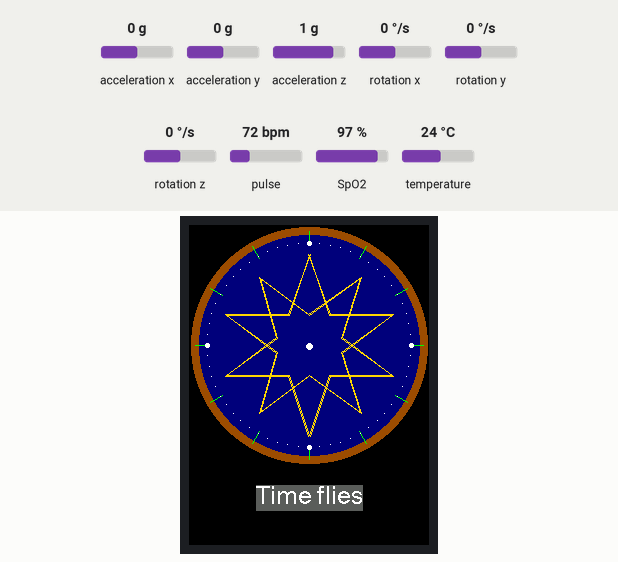
A sketch run on a simulated ESP8266 (NodeMCU). Parts: 240×320 colour display. Inputs (shaded band) come from the test bench; at power-on: acceleration x 0 g, acceleration y 0 g, acceleration z 1 g, rotation x 0 °/s, rotation y 0 °/s, rotation z 0 °/s, pulse 72 bpm, SpO2 97 %, temperature 24 °C. WiFi joins after 1.5 s; servers stay silent unless stated; network time is answered at once with the bench clock; the local clock reads 2024-03-15 10:24:30 at power-on unless the sketch sets it; no MQTT or app messages arrive unless stated; what the sketch prints to the serial monitor is not drawn.

Above: at 0.5 s.
At 5.5 s:
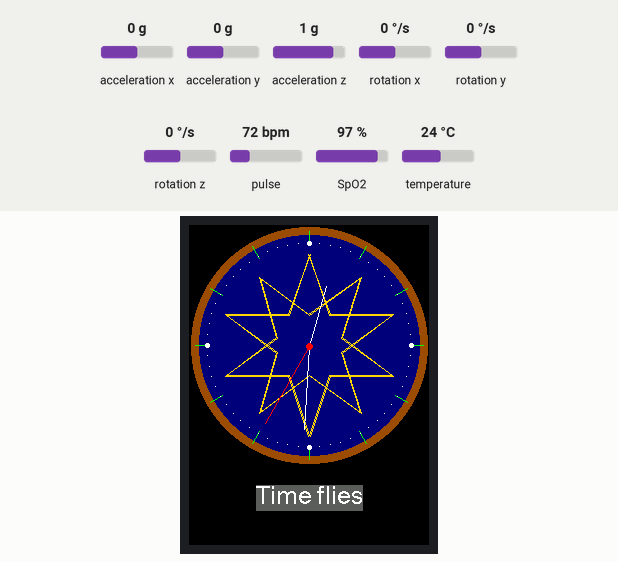
At 10.5 s:
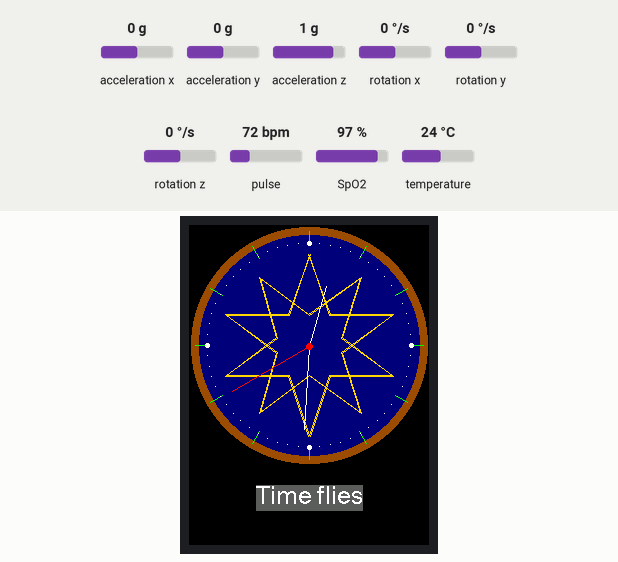
At 17.5 s:
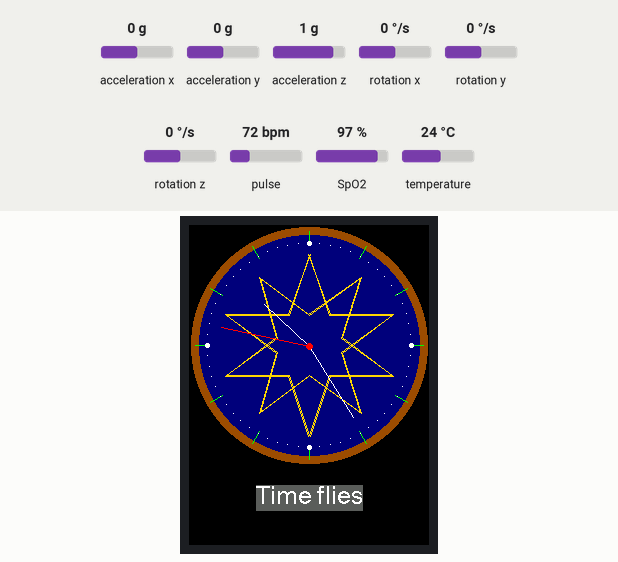
At 24.5 s:
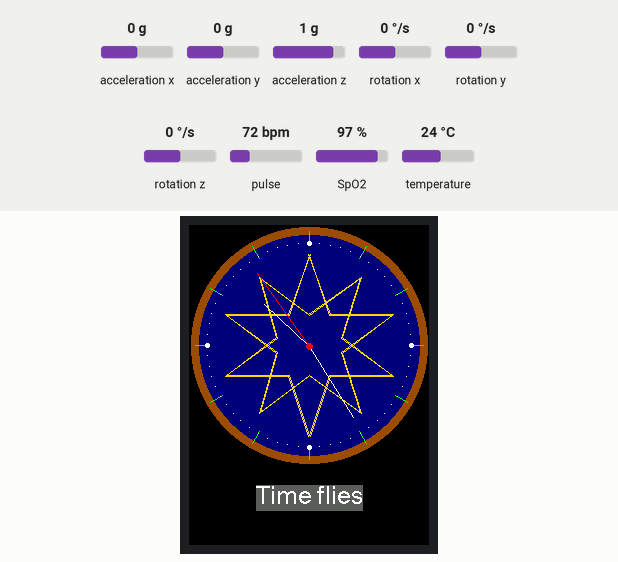
At 38.5 s:
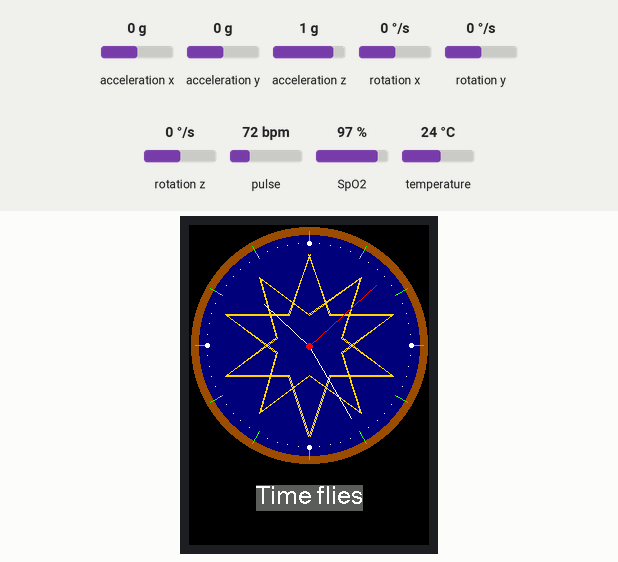

Measured:
- what the display in image 0 shows lasts 1.0 s, from 0.4 s to 1.4 s

The sketch:

smart_wristband_mbed.ino
```cpp
#include <NTPClient.h>
#include <WiFiUdp.h>
#include "src/tft.h"
#include "src/mqtt.h"
#include "src/mpu6050_data.h"
#include "MAX30100_PulseOximeter.h"
#define _1_sec_in_ms  1000
#define _200_ms       200
#define _1_hour_in_ms 360000
#define _10_sec_in_ms 10000

extern uint8_t ss;
extern uint8_t mm;
extern uint8_t hh;
extern bool initial;

typedef struct
{
  uint32_t _200_ms_timer;
  uint32_t _1_sec_timer;
  uint64_t _10_sec_timer;
  uint64_t _1_hour_timer;
}task_timer_t;

task_timer_t task_timer;
WiFiClient espClient;
PubSubClient client(espClient);
WiFiUDP ntpUDP;                                                       //UDP nesnesi oluşturulur.
NTPClient timeClient(ntpUDP, "tr.pool.ntp.org");                     //NTP'yi kullanacak UDP nesnesi seçilir.
Adafruit_MPU6050 mpu;
Mpu6050_Data_T mpu6050_data;
sensors_event_t a, g, temp;
PulseOximeter pox;
float BPM, SpO2;

MQTT_Send_Data_T mqtt_tx_package;
void setup(void)
{
  Serial.begin(115200);
  mpu_setup(&mpu);
  mpu6050_data.sample_size = FILTER_SAMPLE_SIZE;
  WiFi.begin("Ahmet", "11111111");
  client.setServer("broker.mqttdashboard.com", 1883);
  clock_gui_init();

  if (!pox.begin())                               //Oximetre sensör haberleşmesi başlatılır
  {
       Serial.println("FAILED");
       for(;;);
  }
  else
  {
       Serial.println("SUCCESS");
       pox.setOnBeatDetectedCallback(onBeatDetected);       //Kalp atımı algılandığında çağrılacak fonksiyon seçilir.
  }

  //pox.setIRLedCurrent(MAX30100_LED_CURR_7_6MA);
  // time init

  task_timer._1_sec_timer = millis() + _1_sec_in_ms;
  task_timer._1_hour_timer = millis() + _10_sec_in_ms;
  task_timer._10_sec_timer = millis() + _10_sec_in_ms;
}

void loop()
{
  //
  client.loop();
  //
  pox.update();
  if (task_timer._200_ms_timer < millis())
  {
    //Serial.println("200ms task initated");

    BPM = pox.getHeartRate();
    SpO2 = pox.getSpO2();
    Serial.print("SpO2 : ");
    Serial.println(SpO2);
    Serial.print("Heart Rate : ");
    Serial.println(BPM);
    if(WiFi.status() == WL_CONNECTED && client.connected() == true)
    {
      //pox.shutdown();
      uint8_t arr[4] = {SpO2, BPM, temp.temperature, 0};
      client.publish("s_wristband", (const uint8_t *)arr, 4);
      //pox.begin();
    }
    task_timer._200_ms_timer += _200_ms;
  }


  if (task_timer._1_sec_timer < millis())
  {
    Serial.println("1 sec task initiated");
    Serial.println(WiFi.status());
    start_clock();
    task_timer._1_sec_timer += _1_sec_in_ms;
  }

  if (task_timer._10_sec_timer < millis())
  {
    if(WiFi.status() == WL_CONNECTED && client.connected() == false)
    {
      pox.shutdown();
      client.connect("ESP8266Ahmet");
      Serial.print("mqttye bağlan komutu çalıştırıldı.");
      pox.begin();
    }
    task_timer._10_sec_timer += _10_sec_in_ms;
  }

  if (task_timer._1_hour_timer < millis())
  {
    Serial.println("1 hour task initiated");
    task_timer._1_hour_timer += _1_hour_in_ms;
    if(WiFi.status() == WL_CONNECTED)
    {
      pox.shutdown();
      timeClient.setTimeOffset(10800);                //GMT ayarı yapılır. (Türkiye için GMT+3)
      timeClient.begin();
      timeClient.update();
      String date = timeClient.getFormattedTime();
      Serial.println(date);
      ss = timeClient.getSeconds();
      mm = timeClient.getMinutes();
      hh = timeClient.getHours();
      initial = true;
      pox.begin();
    }
  }
  static uint64_t filter_time_stamp;
  if((millis() - filter_time_stamp) >= MPU6050_FILTER_PERIODE)      // TODO: Bu yapı yerine timer interrupt kullanılabilir.
  {
    static uint16_t sample_ctr {0};
    sample_ctr++;
    //TODO: Filter functions

    mpu.getEvent(&a, &g, &temp);   // Ham mpu6050 verileri I2C üzerinden alınır. Bu veriler m/s2 birimi cinsine dönüştürülür.
    Offset_mpu6050(&a, &g);        // Sensörün üretiminden kaynaklanan eklenmesi gereken offset değerleri alınan verilere eklenir.
    Sum_Raw_Data(&mpu6050_data, a, g);     // m/s2 birimi cinsine dönüştürülmüş ham verileri toplar.
    Pitch_Roll_Calculate(&mpu6050_data, a, g);  // Complimentary filtresi kullanılarak "pitch" ve "roll" hesabı yapılır.
    Calculate_Pitch_Roll_Characteristics(&mpu6050_data);  // Hesaplanan "pitch" ve "roll" açılarının türevler toplamı ve integrali hesaplanır.


    /*Serial.print("Temperature: ");
    Serial.print(temp.temperature);
    Serial.println(" degC");*/

    if(sample_ctr >= mpu6050_data.sample_size)
    {
      Create_MQTT_TX_Package(&mqtt_tx_package, mpu6050_data);   // MQTT üzerinden yollanacak structure doldurulur.
      //Print_Mqtt_TX_Pack(mqtt_tx_package);         // MQTT paketi seri monitor üzerinden gözlemlenebilir.
      //Print_Raw_MQTT_TX_Pack(mqtt_tx_package);       // Anlamlandırılmamış MQTT paketi seri monitörden görülebilir.
      client.publish("step_wristband", (const uint8_t *)mqtt_tx_package.tx_buf, sizeof(mqtt_tx_package.tx_buf));       // MQTT üzerinden iletim.
      Clear_Mpu_Data(&mpu6050_data);                            // MPU6050 verilerinin tutulduğu structure "sample_size" hariç sıfırlanır.


      Serial.println(g.gyro.x);
      Serial.println(g.gyro.y);
      Serial.println(g.gyro.z);
      Serial.println(a.gyro.x);
      Serial.println(a.gyro.y);
      Serial.println(a.gyro.z);
      sample_ctr = 0;
    }

    filter_time_stamp = millis();
  }
}


void onBeatDetected()
{
    BPM = pox.getHeartRate();
    SpO2 = pox.getSpO2();
    Serial.print("SpO2 : ");
    Serial.println(SpO2);
    Serial.print("Heart Rate : ");
    Serial.println(BPM);
}
```

mpu6050_data.cpp
```cpp
#include "mpu6050_data.h"


/*
 * Ortalama yaya yürüme hızı 1.2 m/s. Ortalama adım uzunluğu 0.64 m ve 0.75 m arasında değişmektedir.
   Buna göre adım frekansının olabildiğince yüksek çıkması adına ortalama adım uzunluğu 0.75 m alınmıştır.
   Buna göre yayanın ortalama bir adımı atarken geçen süre (0.75 m / 1.2 m/s) 0.625 s olarak bulunmuştur.
   Buna göre adım frekansı 1.6 Hz'dir. Nyquist teoremine göre örnekleme frekansı minimum (1.6 * 2) 3.2 Hz
   olmalıdır. Buna uygun olarak alçak geçiren frekans 21 Hz, yüksek geçiren frekans ise 0.63 Hz olarak
   belirlenmiştir.
 * mpu6050'nin ivmeölçer örnekleme oranı 1 kHz olduğundan 2 ms'de bir sensör okumaları yapılacak.
   İşlenen ve ham veriler toplanarak (1 / 3.2) ~ 312 ms'de bir ortalaması alınarak makine öğrenmesi için
   veri seti oluşturulacaktır.
 * 2 ms'de bir okunan ham sensör verileri 156 okuma sonucunda makine öğrenmesine girecek veri setinin özellik
   matrisinin bir satırı oluşmuş olacaktır.
 * Tamamlayıcı filtrenin 312 ms'nin sonunda 156 örneği olacaktır. 156 örneğin oluşturduğu grafiğin altındaki
  alan ve her bir noktanın bir öncekiyle türevi makine öğrenmesi veri setine sokulacaktır.
*/


void mpu_setup(Adafruit_MPU6050 *mpu)
{
   if (!mpu->begin())
  {
    Serial.println("Failed to find MPU6050 chip");
    while (1) {
      delay(10);
    }
  }
  Serial.println("MPU6050 Found!");

  // +- 2G kuvveti arası veri alınmıştır. Bu aralık adım tespiti için yeterlidir.
  mpu->setAccelerometerRange(MPU6050_RANGE_2_G);
  Serial.print("Accelerometer range set to: +-2G");

  // +- 500 dps arası veri alınmıştır. Bu aralık adım tespiti için yeterlidir.
  mpu->setGyroRange(MPU6050_RANGE_500_DEG);
  Serial.print("Gyro range set to: +- 500 deg/s");

  mpu->setFilterBandwidth(MPU6050_BAND_21_HZ);
  mpu->setHighPassFilter(MPU6050_HIGHPASS_0_63_HZ);
  Serial.println("Filter bandwidth set to: 21Hz");

  delay(100);
}

void Sum_Raw_Data(Mpu6050_Data_T *mpu6050_data, sensors_event_t a, sensors_event_t g)
{
  // Verilerin toplamı
  mpu6050_data->sum_accel_x += a.acceleration.x;
  mpu6050_data->sum_accel_y += a.acceleration.y;
  mpu6050_data->sum_accel_z += a.acceleration.z;
  mpu6050_data->sum_gyro_x += g.gyro.x;
  mpu6050_data->sum_gyro_y += g.gyro.y;
  mpu6050_data->sum_gyro_z += g.gyro.z;
}

void Offset_mpu6050(sensors_event_t *a, sensors_event_t *g)
{
  /*
   * Bu fonksiyon önceden belirlenmiş  offset değerlerini alınan ölçeklenmiş sensör verilerine ekler.
   */
    a->acceleration.x += ACCEL_X_SCALED_OFFSET;
    a->acceleration.y += ACCEL_Y_SCALED_OFFSET;
    a->acceleration.z += ACCEL_Z_SCALED_OFFSET;

    g->gyro.x += GYRO_X_SCALED_OFFSET;
    g->gyro.y += GYRO_Y_SCALED_OFFSET;
    g->gyro.z += GYRO_Z_SCALED_OFFSET;
}

// Fonksiyon sonucu "pitch" ve "roll" hesaplanarak sonuçlar structure'a kaydedilir.
void Pitch_Roll_Calculate(Mpu6050_Data_T *mpu6050_data, sensors_event_t a, sensors_event_t g)
{
  static uint64_t dt_time_stamp;
  static float pitch_angle_g {0};
  static float roll_angle_g {0};
  float pitch_angle_a {0};
  float roll_angle_a {0};

  float dt = (millis() - dt_time_stamp) / 1000.0f;
  dt_time_stamp = millis();

  pitch_angle_g += g.gyro.y * dt;
  roll_angle_g += g.gyro.x * dt;


  pitch_angle_a = -atan2(a.acceleration.x, a.acceleration.z)/2/3.141592654*360 -5.20;
  roll_angle_a = atan2(a.acceleration.y, a.acceleration.z)/2/3.141592654*360;
  mpu6050_data->final_pitch = pitch_angle_g * 0.3f + pitch_angle_a * 0.7f;
  mpu6050_data->final_roll = roll_angle_g * 0.3f + roll_angle_a * 0.7f;
}

// Hesaplanan "pitch" ve "roll" değerlerinin türev toplamları ve integrali hesaplanır.
void Calculate_Pitch_Roll_Characteristics(Mpu6050_Data_T *mpu6050_data)
{
  static float temp_final_pitch {0};
  static float temp_final_roll {0};

  mpu6050_data->sum_pitch += mpu6050_data->final_pitch;
  mpu6050_data->sum_roll += mpu6050_data->final_roll;


  mpu6050_data->pitch_derivative_sum += (mpu6050_data->final_pitch - temp_final_pitch);
  mpu6050_data->roll_derivative_sum += (mpu6050_data->final_roll - temp_final_roll);
  temp_final_pitch = mpu6050_data->final_pitch;
  temp_final_roll = mpu6050_data->final_roll;
}

/* Bu fonksiyon "sample_size"a uygun periyodda çağrılmalıdır. İşlenen ve ham verilerin geçen
 * zamandaki ortalaması alınarak MQTT tx paketine eklenir.
*/
void Create_MQTT_TX_Package(MQTT_Send_Data_T *mqtt_tx_package, Mpu6050_Data_T mpu6050_data)
{
  mqtt_tx_package->median_accel_x = int16_t(mpu6050_data.sum_accel_x / mpu6050_data.sample_size * 100);
  mqtt_tx_package->median_accel_y = int16_t(mpu6050_data.sum_accel_y / mpu6050_data.sample_size * 100);
  mqtt_tx_package->median_accel_z = int16_t(mpu6050_data.sum_accel_z / mpu6050_data.sample_size * 100);
  mqtt_tx_package->median_gyro_x = int16_t(mpu6050_data.sum_gyro_x / mpu6050_data.sample_size * 100);
  mqtt_tx_package->median_gyro_y = int16_t(mpu6050_data.sum_gyro_y / mpu6050_data.sample_size * 100);
  mqtt_tx_package->median_gyro_z = int16_t(mpu6050_data.sum_gyro_z / mpu6050_data.sample_size * 100);

  //mqtt_tx_package->pitch_integral = mpu6050_data.sum_pitch / mpu6050_data.sample_size * 100;
  //mqtt_tx_package->roll_integral = mpu6050_data.sum_roll / mpu6050_data.sample_size * 100;


  mqtt_tx_package->pitch_derrivative = mpu6050_data.pitch_derivative_sum / mpu6050_data.sample_size * 100;
  mqtt_tx_package->roll_derrivative = mpu6050_data.roll_derivative_sum / mpu6050_data.sample_size * 100;

  /*if(*button_pressed == true)
  {
    mqtt_tx_package->button_pressed = 1;
    *button_pressed = false;
  }

  else
  {
    mqtt_tx_package->button_pressed = 0;
  }*/
}

// Oluşturulan MQTT TX paketinin hata ayıklama için yazdırma fonksiyonu.
void Print_Mqtt_TX_Pack(MQTT_Send_Data_T mqtt_tx_package)
{
  Serial.print("Median Accel X: ");
  Serial.print(mqtt_tx_package.median_accel_x);

  Serial.print("  Median Accel Y: ");
  Serial.print(mqtt_tx_package.median_accel_y);

  Serial.print("  Median Accel Z: ");
  Serial.print(mqtt_tx_package.median_accel_z);

  Serial.print("  Median Gyro X: ");
  Serial.print(mqtt_tx_package.median_gyro_x);

  Serial.print("  Median Gyro Y: ");
  Serial.print(mqtt_tx_package.median_gyro_y);

  Serial.print("  Median Gyro Z: ");
  Serial.println(mqtt_tx_package.median_gyro_z);

  /*Serial.print("Pitch integral Rate: ");
  Serial.print(mqtt_tx_package.pitch_integral);

  Serial.print("  Roll integral Rate: ");
  Serial.print(mqtt_tx_package.roll_integral);*/


  Serial.print("  Pitch Derrivative Rate: ");
  Serial.print(mqtt_tx_package.pitch_derrivative);

  Serial.print("Roll Derrivative Rate: ");
  Serial.println(mqtt_tx_package.roll_derrivative);
}

// MQTT paketinin iletilmesinin ardından hesaplama verileri sıfırlanır.
void Clear_Mpu_Data(Mpu6050_Data_T *mpu6050_data)
{
  memset(mpu6050_data, 0, sizeof(*mpu6050_data));
  mpu6050_data->sample_size = FILTER_SAMPLE_SIZE; // Bu assignment yapılmazsa 0'a bölüm sonucu mikrodenetleyici Hard Fault'a düşebilir.
}

void Print_Raw_MQTT_TX_Pack(MQTT_Send_Data_T mqtt_tx_package)
{
  for (size_t i = 0; i < sizeof(mqtt_tx_package.tx_buf)  ; i++)
  {
    Serial.print(i);
    Serial.print(".: ");
    Serial.print(mqtt_tx_package.tx_buf[i]);
    Serial.print("  ");
    if(i % 5 == 0 && i != 0)
    {
      Serial.println();
    }
  }
}
```

mpu6050_data.h
```cpp
/* Author: Ahmet Ozbay
 * Date: 01.04.2022
 * Purpose: Akıllı bileklik makine öğrenmesi algoritmasında veri seti oluşturması için
 * MPU6050'den alınan verilerin işlenmiş ve işlenmemiş hallerini, MQTT üzerinden iletmek.
 */

#ifndef MPU6050_DATA_H_
#define MPU6050_DATA_H_

#include "stdint.h"
#include <Adafruit_MPU6050.h>
#include <Adafruit_Sensor.h>
#include <Wire.h>
#include <Arduino.h>

typedef struct
{
  double sum_accel_x;
  double sum_accel_y;
  double sum_accel_z;
  double sum_gyro_x;
  double sum_gyro_y;
  double sum_gyro_z;

  float final_pitch;
  float final_roll;

  double sum_pitch;
  double sum_roll;

  double pitch_derivative_sum;
  double roll_derivative_sum;

  float sample_size;
}Mpu6050_Data_T;

typedef union
{
  struct
  {
    int16_t median_accel_x;
    int16_t median_accel_y;
    int16_t median_accel_z;

    int16_t median_gyro_x;
    int16_t median_gyro_y;
    int16_t median_gyro_z;

    //int16_t pitch_integral;
    int16_t pitch_derrivative;

    //int16_t roll_integral;
    int16_t roll_derrivative;

    //uint8_t button_pressed;
  };
  uint8_t tx_buf[16];
}MQTT_Send_Data_T;

const int16_t ACCEL_Z_RAW_OFFSET = 3513;
const int16_t ACCEL_Y_RAW_OFFSET = 850;
const int16_t ACCEL_X_RAW_OFFSET = -750;

const int16_t GYRO_Z_RAW_OFFSET = 163;
const int16_t GYRO_Y_RAW_OFFSET = 3;
const int16_t GYRO_X_RAW_OFFSET = 482;

const float ACCEL_Z_SCALED_OFFSET = 2.1;
const float ACCEL_Y_SCALED_OFFSET = 0.7;
const float ACCEL_X_SCALED_OFFSET = -0.43;

const float GYRO_Z_SCALED_OFFSET = 1.28;
const float GYRO_Y_SCALED_OFFSET = 0.0487;
const float GYRO_X_SCALED_OFFSET = 3.678;
const uint16_t FILTER_SAMPLE_SIZE = 78; //156'dan 78'e çekildi
const byte MPU6050_FILTER_PERIODE = 2;

void mpu_setup(Adafruit_MPU6050 *mpu);  // mpu6050'nin kurulumunu yapar.
void Sum_Raw_Data(Mpu6050_Data_T *mpu6050_data, sensors_event_t a, sensors_event_t g);  // m/s2 ve dps cinsindeki ivmeölçver ve jiroskop verilerini toplar.
void Offset_mpu6050(sensors_event_t *a, sensors_event_t *g);  // m/s2 ve dps birimlerine dönüştürülmüş ham verilere belirlenmiş offsetleri ekler.
void Pitch_Roll_Calculate(Mpu6050_Data_T *mpu6050_data, sensors_event_t a, sensors_event_t g);  // Complimentary filtresi kullanarak "pitch" ve "roll"u hesaplar.
void Calculate_Pitch_Roll_Characteristics(Mpu6050_Data_T *mpu6050_data);    // Hesaplanan "pitch" ve "roll"un integral ve türev toplamını hesaplar.
void Create_MQTT_TX_Package(MQTT_Send_Data_T *mqtt_tx_package, Mpu6050_Data_T mpu6050_data);  // MQTT üzerinden yollanacak nihai verileri çıkartır.
void Print_Mqtt_TX_Pack(MQTT_Send_Data_T mqtt_tx_package);  // Hata ayıklaması için oluşturulmuş bu fonksiyon MQTT paketinin seri monitorden görülebilmesini sağlar.
void Clear_Mpu_Data(Mpu6050_Data_T *mpu6050_data);  // mpu6050 verilerinin işlenip kaydedildiği structure bir sonraki iterasyon için sıfırlanır. (sample_size hariç)
void Print_Raw_MQTT_TX_Pack(MQTT_Send_Data_T mqtt_tx_package);

#endif
```

mqtt.cpp
```cpp
#include "mqtt.h"


const char* ssid = "Ahmet"; // WiFi ağının adı
const char* password =  "11111111"; // WiFi şifresi
const char* mqttServer = "broker.mqttdashboard.com";  // Broker IP
const int mqttPort = 1883;  // Port
const char* mqttUser = "otfxknod";  // MQTT kullanıcı adı
const char* mqttPassword = "nSuUc1dDLygF";  // MQTT şifresi
const char* data_topic = "s_wristband";  // Topic adı
const char* clientID = "ESP8266Ahmet";        // Client numarası

void wifi_setup(void)
{
  WiFi.begin(ssid, password);
  while (WiFi.status() != WL_CONNECTED)
  {
    delay(500);
    Serial.println("Connecting to WiFi..");
  }
  Serial.println("Connected to the WiFi network");
}


void mqtt_setup(PubSubClient *client)
{
  client->setServer(mqttServer, mqttPort);

  while (!client->connected())
  {
    Serial.println("Connecting to MQTT...");

    if (client->connect(clientID))
    {

      Serial.println("connected");

    }
    else
    {

      Serial.print("failed with state ");
      Serial.print(client->state());
      delay(2000);
    }
  }
}
```

mqtt.h
```cpp
/* Author: Ahmet Ozbay
 * Date: 01.04.2022
 * Purpose: Akıllı bileklik makine öğrenmesi algoritmasında veri seti oluşturması için
 * MPU6050'den alınan verilerin işlenmiş ve işlenmemiş hallerini, MQTT üzerinden iletmek.
 */

#ifndef MQTT_H_
#define MQTT_H_
#include <ESP8266WiFi.h>
#include <PubSubClient.h>
#include <Arduino.h>

extern const char* data_topic;

void wifi_setup(void);  // ESP8266 için WiFi ağı ile internete bağlanma kurulumunu tamamlar.
void mqtt_setup(PubSubClient *client);  // İnternete bağlantı sağlandıktan sonra ".cpp" dosyasındaki konfigürasyonlara göre MQTT broker'ına bağlanır.

#endif
```

tft.h
```cpp
#ifndef _TFT_H
#define _TFT_H
#include <SPI.h>
#include <TFT_eSPI.h>


#define TFT_GREY 0x5AEB
#define HH  12  // initial value of hours
#define MM  30  // initial value of minutes
#define SS  30  // initial value of seconds


void start_clock(void);
void clock_gui_init(void);
#endif
```

Source omitted: tft.cpp (6948 bytes)
